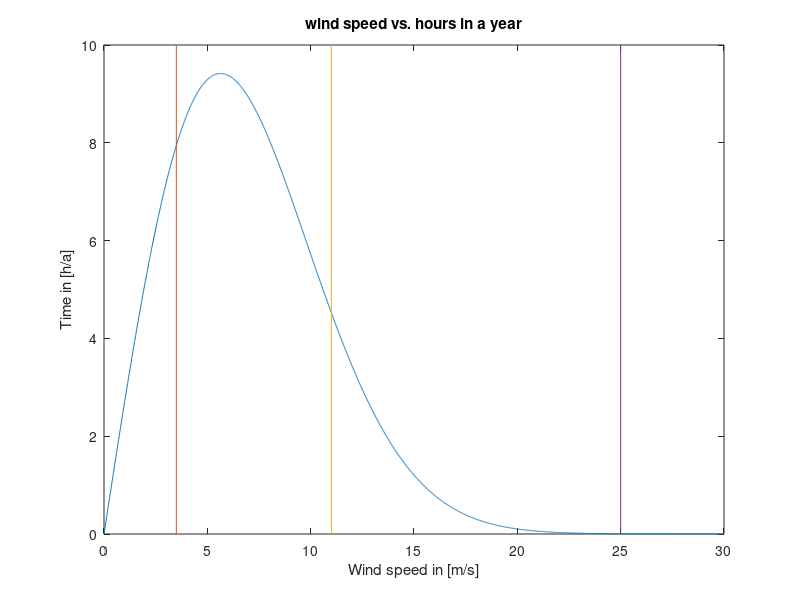
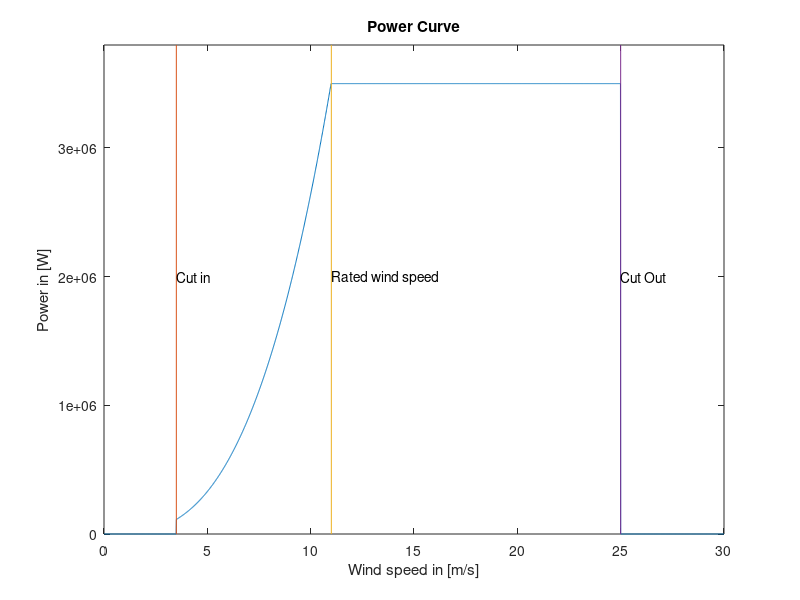
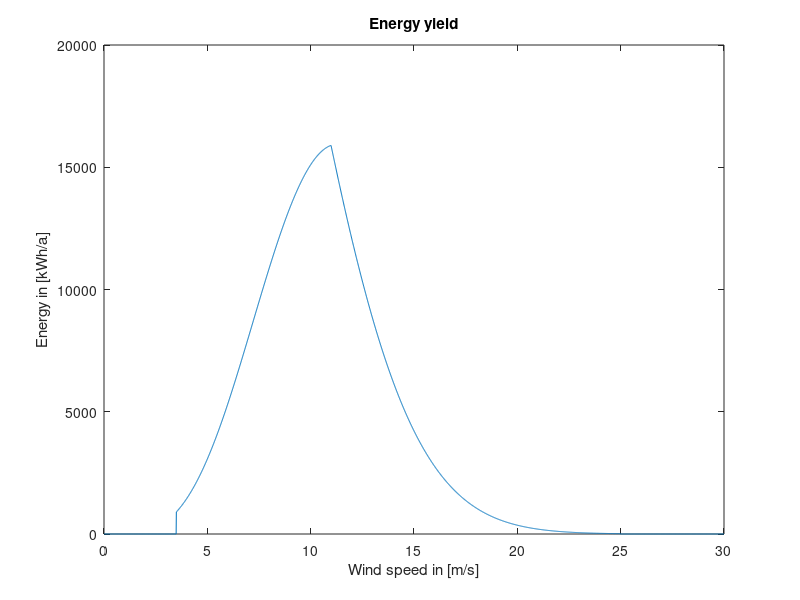
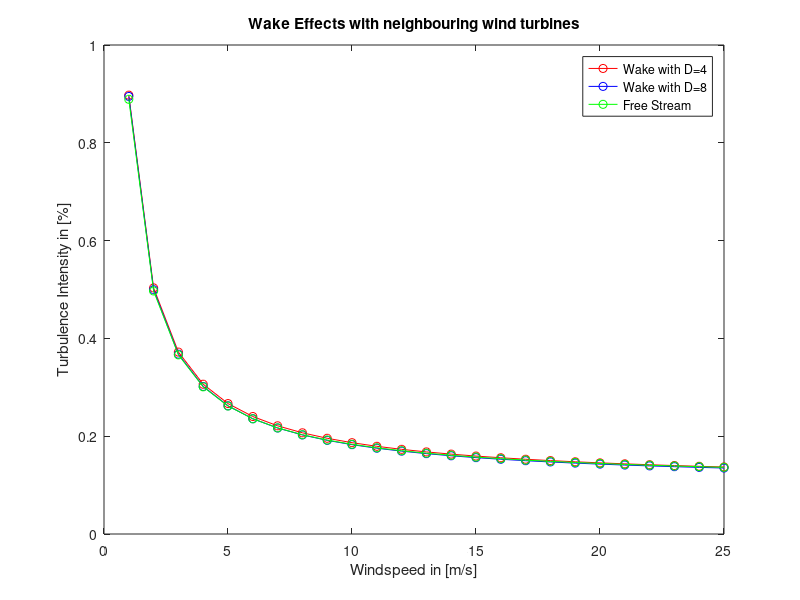

Source code (MATLAB) for these figures, in order:
%% Task 1 Wind Speed vs hours per year
cut_in_ws = 3.5
cut_out_ws = 25
rated_ws = 11
k = 2
vAve=10
A = vAve/sqrt(pi/2)
data = wblpdf(0:0.01:30,A,k)
data = data*8760/100 %must be fitted to bin size 1

figure;
plot(0:0.01:30,data)
y1=get(gca,'ylim')
hold on
plot([cut_in_ws cut_in_ws],y1)
text(cut_in_ws,450,'Cut in')
plot([rated_ws rated_ws],y1)
text(rated_ws,450,'Rated wind speed')
plot([cut_out_ws cut_out_ws],y1)
text(cut_out_ws,450,'Cut Out')
title('wind speed vs. hours in a year')
xlabel('Wind speed in [m/s]')
ylabel('Time in [h/a]')
saveas(gcf,'windspeed_vs_hours_year.png')
hold off
%% Power Curve
rho = 1.225
total_eff = 0.4705
R = 54.0

power = @(V) 0.5*rho*total_eff*pi*R^2*V^3;
j=1;
for i= 0:0.01:30
    data_power(j) = power(i);
    if data_power(j) > 3500000
        data_power(j) = 3500000;
    end
    if i<cut_in_ws || i>= cut_out_ws
        data_power(j) = 0;
    end

    j = j +1;
end

figure;
plot(0:0.01:30, data_power)
y1 = [0 3800000];
hold on
plot([cut_in_ws cut_in_ws],y1)
text(cut_in_ws,2000000,'Cut in')
plot([rated_ws rated_ws],y1)
text(rated_ws,2000000,'Rated wind speed')
plot([cut_out_ws cut_out_ws],y1)
text(cut_out_ws,2000000,'Cut Out')
axis([0,30,0,3800000])
title('Power Curve')
xlabel('Wind speed in [m/s]')
ylabel('Power in [W]')
saveas(gcf,'power_curve.png')
hold off

%% Energy-Yield
for i= 1:length(data_power)
    energy_yield(i) = data_power(i)/1000*data(i);
end
figure;
plot(0:0.01:30, energy_yield)
title('Energy yield')
xlabel('Wind speed in [m/s]')
ylabel('Energy in [kWh/a]')
saveas(gcf, 'energy_yield.png')

total_energy_yield = sum(energy_yield);
disp('Sum Energy yield in [kWh/a]')
disp(total_energy_yield)
disp('Money 100 % available 0.08 € / kWh')
disp(total_energy_yield*0.08)
disp('Money 95 % available 0.08 € / kWh')
disp(total_energy_yield*0.08*0.95)
disp('Difference in Money')
disp(total_energy_yield*0.08-total_energy_yield*0.08*0.95)

%% Calculate Turbulence Intensity for different wind speeds
I_ref_b = 0.14;

% According to NTM, Slide 6
count = 1;
for i = 1:25
    sigma(count) = I_ref_b*(0.75*i+5.6);
    turbulence_intensity(count) = sigma(count)/i;
    count = count + 1 ;
end

disp('Turbulence Intensity')
disp(turbulence_intensity)
%% Wake Conditions
count = 1;
p_w = 0.06;
N = 1;
di_4 = 4;
di_8 = 8;

%According to Frandsen, Slide 7
for i = 1:25
    sigma_t(count,1) = sqrt(0.9*i^2/(1.5+0.3*di_4*sqrt(i))^2+sigma(count));
    sigma_t(count,2) = sqrt(0.9*i^2/(1.5+0.3*di_8*sqrt(i))^2+sigma(count));
    I_eff_4(count) = 1/i*((1-N*p_w)*sigma(count)^4+p_w*sigma_t(count,1)^4)^(1/4);
    I_eff_8(count) = 1/i*((1-N*p_w)*sigma(count)^4+p_w*sigma_t(count,2)^4)^(1/4);

    count = count + 1 ;
end

figure;
plot(I_eff_4,'-or');
hold on;
plot(I_eff_8,'-ob');
plot(turbulence_intensity,'-og');
xlabel('Windspeed in [m/s]');
ylabel('Turbulence Intensity in [%]');
title('Wake Effects with neighbouring wind turbines');
legend('Wake with D=4', 'Wake with D=8', 'Free Stream');
saveas(gcf, 'wake_effects_5.png')

disp('I_eff_4, for ws 5,10,15,25');
disp(I_eff_4(5));
disp(I_eff_4(10));
disp(I_eff_4(15));
disp(I_eff_4(25));

disp('I_eff_8, for ws 5,10,15,25');
disp(I_eff_8(5));
disp(I_eff_8(10));
disp(I_eff_8(15));
disp(I_eff_8(25));
